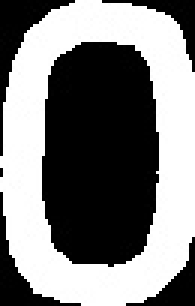
#> input picture CV/cvProject/TrainImages/0.jpg, 65 x 102 px (shown 3 times larger)
$ python -i detectAndrecgonize2.py   (imports and definitions only)   (older library calls are emulated)
#> lines starting #> are read from the running program, lines starting #| are printed output that depends on the picture; after the words box and inside, x2 and y2 are one past the last pixel; in counts of white or black regions, pixels touching at a corner belong together
#> further down, picture is the input picture: shape (102, 65, 3); min 0, max 255, mean 125.9
import os

import cv2 as cv
import numpy as np

# [5 lines left out: function show, not called in this run]


def get_chars_area(areaT, contours):
    """

    :param areaT: 二值化图片
    :param contours: 联通区域
    :return: 得到的联通区域的id
    """
    for i in range(0, len(contours)) :
        min__rect = cv.minAreaRect(contours[i])
        if min(min__rect[1])>5:
            area = min__rect[1][0] * min__rect[1][1]
            if (area / areaT > 0.03 and area / areaT < 0.07) :
                # print('area = ' + str(area))
                # print('比例:%f' % (area / areaT))
                return i

def resize_img(img) :
    # 1. 等比例缩放图片大小
    height, width = img.shape[0:2]
#> height = 102; width = 65
    img = cv.resize(img, (int(width * 1400 / height), int(1400)))
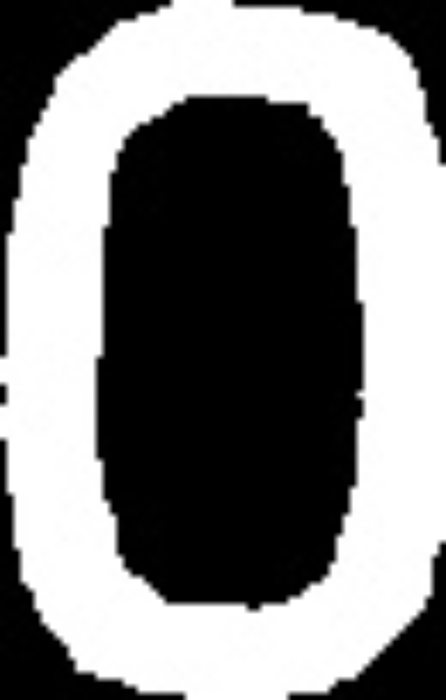
#> img: shape (1400, 892, 3) (shown at 1/2 size); min 0, max 255, mean 125.8
    return img

def mphlog(binnay_image):
    """

    :param binnay_image: 二值图
    :return:             膨胀之后
    """
    kernelX = cv.getStructuringElement(cv.MORPH_RECT, (100, 1))
    kernely = cv.getStructuringElement(cv.MORPH_RECT, (4, 4))
    binnay = cv.morphologyEx(binnay_image, cv.MORPH_CLOSE, kernelX)  # 形态学操作
    binnay = cv.morphologyEx(binnay, cv.MORPH_OPEN, kernely)
    return binnay

def getChars(areaT, contImg) :
    """

    :param areaT:   缩放后图像米面积
    :param contImg: 膨胀后的图片
    :return:        字符的联通区域
    """
    wer, contours, t = cv.findContours(contImg, cv.RETR_EXTERNAL, cv.CHAIN_APPROX_NONE)
    idx = get_chars_area(areaT, contours)

    if idx == None:
        return []
    return contours[idx]

# [39 lines left out: functions get_degree, transpos, cutLine, not called in this run]

def getLine(img) :
    """

    :param img: 图片
    :return: 行
    """
    img = resize_img(img)  # 图片缩放之后

    gray = cv.cvtColor(img, cv.COLOR_BGR2GRAY)
    ret, binnay_image = cv.threshold(gray, 0, 255, cv.THRESH_BINARY_INV | cv.THRESH_OTSU)  # 图像灰度二值化
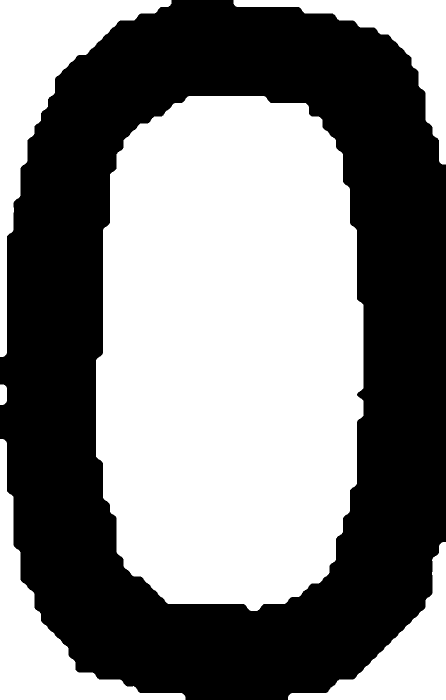
#> binnay_image: shape (1400, 892) (shown at 1/2 size); 50.6% white; 1 black region, box (x1, y1, x2, y2) and area: (0, 0, 892, 1400) 616910
#> ret = 127

    contImg = mphlog(binnay_image)  # 膨胀后
#> in mphlog, `binnay = cv.morphologyEx(binnay_image, cv.MORPH_CLOSE, kernelX)`:
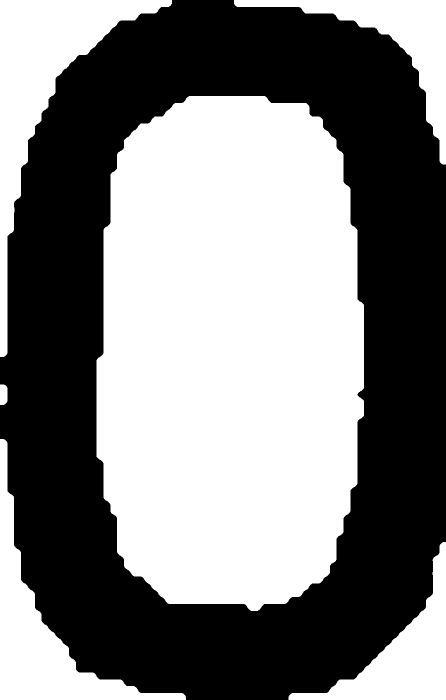
#> binnay: shape (1400, 892) (shown at 1/2 size); 50.7% white; 1 black region, box (x1, y1, x2, y2) and area: (0, 0, 892, 1400) 616266
#> in mphlog, `binnay = cv.morphologyEx(binnay, cv.MORPH_OPEN, kernely)`:
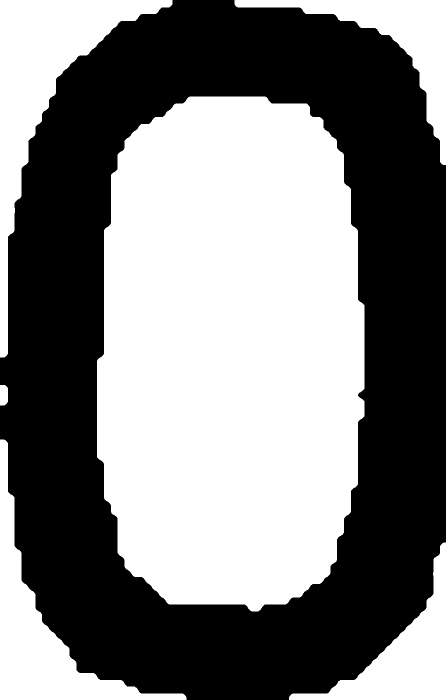
#> binnay: shape (1400, 892) (shown at 1/2 size); 50.7% white; 1 black region

    contour = getChars(len(img) * len(img[0]), contImg)
#> in getChars, `wer, contours, t = cv.findContours(contImg, cv.RETR_EXTERNAL, cv.CHAIN..`: contours = 6 contours; box (x1, y1, x2, y2) and area: (194, 193, 729, 1223) 474621, (0, 0, 345, 715) 55856, (0, 879, 373, 1400) 40360, (578, 1085, 892, 1400) 28820, (469, 0, 892, 330) 28652, (0, 770, 16, 811) 566; t = [[1, -1, -1, -1], [2, 0, -1, -1], [3, 1, -1, -1], [4, 2, -1, -1], [5, 3, -1, -1], [-1, 4, -1, -1]]
#> the loop in get_chars_area, `for i in range(0, len(contours)) :` made 6 passes
#> (min__rect, area) on passes 1 to 6: (((734.5, 1242), (314, 313), -90), 98282), (((186, 1139), (520, 372), -90), 193440), (((7.5, 790), (40, 15), -90), 600), (((461, 707.5), (1029, 534), -90), 549486), (((680, 164.5), (329, 422), -90), 138838), (((172, 357), (714, 344), -90), 245616)
#> contour = []

    if (len(contour) == 0): return []

    min_rect = cv.minAreaRect(contour)  # 图片的最小外界矩形

    rotated = transpos(min_rect, gray)  # 旋转

    line = cutLine(rotated, min_rect)  # 行分割

    return line


# [142 lines left out: functions bfs2, getColumn, getColumn2, not called in this run]


"""
    1. 读取训练集TainData目录下所有文件和文件夹
    2. 将训练集的数据映射到1024维的空间中去
    3. 将测试的数字映射到1024维的空间中去
    4. 选取5个距离最近的排序,选择最近的作为数字
"""
# [138 lines left out: functions readTrain, changToTxt, img2vector, classify, IdentifImg, getName and 1 more, not called in this run]


# [2 lines not run here, left out]

>>> import cv2
>>> picture = cv2.imread('TrainImages/0.jpg')
>>> result = getLine(picture)
#> result = []
